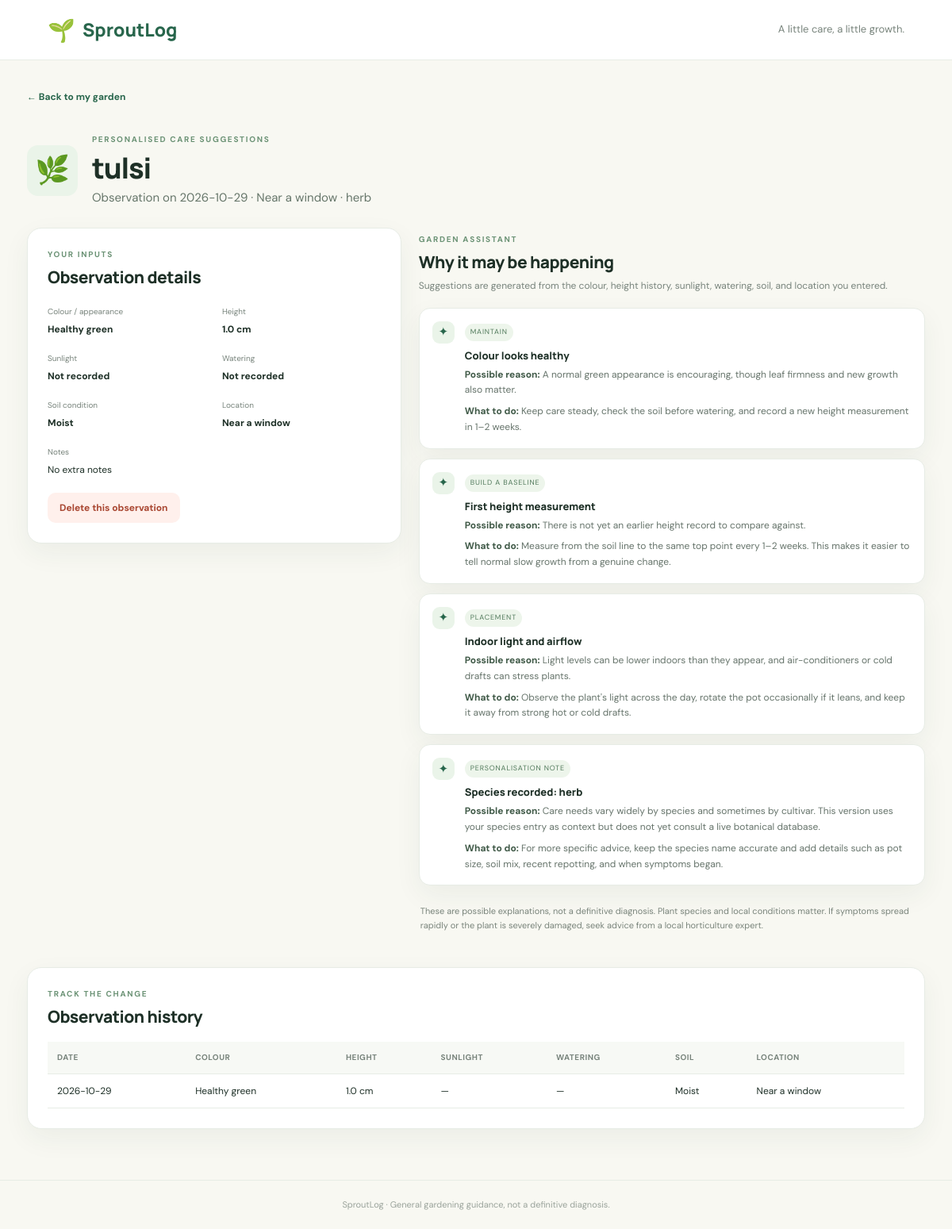
Screenshot of /plant/1 with the database file from the repository.
### tables this page shows
CREATE TABLE observations (
            id INTEGER PRIMARY KEY AUTOINCREMENT,
            plant_name TEXT NOT NULL,
            plant_species TEXT DEFAULT '',
            observation_date TEXT NOT NULL,
            colour TEXT NOT NULL,
            height_cm REAL,
            location TEXT NOT NULL,
            sunlight_hours REAL,
            watering_frequency TEXT DEFAULT '',
            soil_condition TEXT DEFAULT '',
            notes TEXT DEFAULT ''
        );

### app.py (the view)
@app.route("/plant/<int:observation_id>")
def plant_detail(observation_id):
    with get_db() as conn:
        row = conn.execute("SELECT * FROM observations WHERE id = ?", (observation_id,)).fetchone()
        if row is None:
            flash("Observation not found.", "error")
            return redirect(url_for("index"))
        history = conn.execute("SELECT * FROM observations WHERE plant_name = ? ORDER BY observation_date, id",
                               (row["plant_name"],)).fetchall()
    obs = dict(row)
    history = [dict(x) for x in history]
    recs = recommendations_for(obs, history)
    return render_template("detail.html", observation=obs, history=history, recs=recs)

### app.py (called while the page is built)
def get_db():
    conn = sqlite3.connect(DB_PATH)
    conn.row_factory = sqlite3.Row
    return conn

### templates/detail.html (shortened to what this page needs)
{% extends "base.html" %}
{% block content %}
<a class="back-link" href="{{ url_for('index') }}">← Back to my garden</a>
<section class="detail-hero"><div class="plant-avatar large">🌿</div><div><p class="eyebrow">PERSONALISED CARE SUGGESTIONS</p><h1>{{ observation.plant_name }}</h1><p class="hero-copy">Observation on {{ observation.observation_date }} · {{ observation.location }}{% if observation.plant_species %} · {{ observation.plant_species }}{% endif %}</p></div></section>
<section class="detail-grid"><div class="panel"><p class="eyebrow">YOUR INPUTS</p><h2>Observation details</h2><div class="detail-metrics">
<div><span>Colour / appearance</span><strong>{{ observation.colour }}</strong></div><div><span>Height</span><strong>{% if observation.height_cm is not none %}{{ observation.height_cm }} cm{% else %}Not recorded{% endif %}</strong></div>
<div><span>Sunlight</span><strong>{% if observation.sunlight_hours is not none %}{{ observation.sunlight_hours }} hours/day{% else %}Not recorded{% endif %}</strong></div><div><span>Watering</span><strong>{{ observation.watering_frequency or 'Not recorded' }}</strong></div>
<div><span>Soil condition</span><strong>{{ observation.soil_condition or 'Not recorded' }}</strong></div><div><span>Location</span><strong>{{ observation.location }}</strong></div>
<div class="wide"><span>Notes</span><strong class="notes-value">{{ observation.notes or 'No extra notes' }}</strong></div></div>
<form action="{{ url_for('delete_observation', observation_id=observation.id) }}" method="post" onsubmit="return confirm('Delete this observation?');"><button class="button danger" type="submit">Delete this observation</button></form></div>
<div class="recommendations"><p class="eyebrow">GARDEN ASSISTANT</p><h2>Why it may be happening</h2><p class="muted">Suggestions are generated from the colour, height history, sunlight, watering, soil, and location you entered.</p>
{% for rec in recs %}<article class="recommendation"><div class="rec-icon">✦</div><div><span class="priority">{{ rec.priority }}</span><h3>{{ rec.title }}</h3><p class="reason"><strong>Possible reason:</strong> {{ rec.reason }}</p><p><strong>What to do:</strong> {{ rec.action }}</p></div></article>{% endfor %}
<div class="disclaimer">These are possible explanations, not a definitive diagnosis. Plant species and local conditions matter. If symptoms spread rapidly or the plant is severely damaged, seek advice from a local horticulture expert.</div>
</div></section>
<section class="panel history-panel"><p class="eyebrow">TRACK THE CHANGE</p><h2>Observation history</h2><div class="history-table-wrap"><table><thead><tr><th>Date</th><th>Colour</th><th>Height</th><th>Sunlight</th><th>Watering</th><th>Soil</th><th>Location</th></tr></thead><tbody>{% for item in history %}<tr><td>{{ item.observation_date }}</td><td>{{ item.colour }}</td><td>{% if item.height_cm is not none %}{{ item.height_cm }} cm{% else %}—{% endif %}</td><td>{% if item.sunlight_hours is not none %}{{ item.sunlight_hours }} h{% else %}—{% endif %}</td><td>{{ item.watering_frequency or '—' }}</td><td>{{ item.soil_condition or '—' }}</td><td>{{ item.location }}</td></tr>{% endfor %}</tbody></table></div></section>
{% endblock %}

### templates/base.html (shortened to what this page needs)
<!doctype html>
<html lang="en">
<head>
  <link rel="stylesheet" href="{{ url_for('static', filename='style.css') }}">
</head>
<body>
  <header class="topbar">
    <a class="brand" href="{{ url_for('index') }}"><span class="brand-icon">🌱</span> SproutLog</a>
    <span class="tagline">A little care, a little growth.</span>
  </header>
  <main class="container">
    {% block content %}{% endblock %}
  </main>
  <footer>SproutLog · General gardening guidance, not a definitive diagnosis.</footer>
</body>
</html>

### static/style.css (style rules this page uses)
:root { --green:#28664c;--green-dark:#1e4e3a;--mint:#e9f4eb;--cream:#f8f8f2;--ink:#1e3027;--muted:#78847c;--line:#e7ece5;--white:#fff;--shadow:0 12px 34px rgba(32,69,47,.06) }
* { box-sizing:border-box }
body { margin:0;background:var(--cream);color:var(--ink);font-family:'DM Sans',sans-serif;font-size:15px;line-height:1.55 }
.topbar { height:76px;background:#fff;border-bottom:1px solid var(--line);display:flex;align-items:center;justify-content:space-between;padding:0 max(calc((100% - 1180px)/2),5%) }
.brand { font-family:Manrope,sans-serif;font-weight:800;font-size:23px;color:var(--green);text-decoration:none;display:flex;align-items:center;gap:9px }
.brand-icon { font-size:28px }
.tagline { color:var(--muted);font-size:13px }
.container { max-width:1180px;margin:0 auto;padding:34px 24px 64px }
.eyebrow { color:#6b9275;font-weight:700;font-size:10px;letter-spacing:1.7px;margin:0 0 7px }
.hero h1,.detail-hero h1 { font:800 clamp(28px,3vw,39px)/1.2 Manrope,sans-serif;margin:0 0 10px;letter-spacing:-1.2px }
.hero-copy { color:#66766a;margin:0;max-width:600px }
.panel,.plant-card,.empty-state { background:#fff;border:1px solid var(--line);border-radius:18px;padding:25px;box-shadow:var(--shadow) }
.section-heading h2,.panel h2,.recommendations h2 { font:750 21px Manrope,sans-serif;margin:0;letter-spacing:-.5px }
.button { display:inline-flex;align-items:center;justify-content:center;border:0;border-radius:10px;padding:11px 15px;text-decoration:none;font:700 12px 'DM Sans',sans-serif;cursor:pointer;transition:.2s }
.danger { background:#fff0ec;color:#a94732;margin-top:20px }
.plant-avatar { width:44px;height:44px;flex:0 0 44px;border-radius:14px;background:#eaf4e9;display:grid;place-items:center;font-size:25px }
.plant-avatar.large { width:64px;height:64px;flex-basis:64px;font-size:35px }
.metrics div,.detail-metrics div { min-width:0 }
.metrics span,.detail-metrics span { display:block;color:var(--muted);font-size:10px;margin-bottom:5px }
.metrics strong,.detail-metrics strong { display:block;font-size:12px;overflow-wrap:anywhere }
.text-link,.back-link { color:var(--green);font-weight:700;font-size:12px;text-decoration:none;white-space:nowrap }
.detail-hero { display:flex;align-items:center;gap:18px;padding:30px 0 25px }
.detail-hero h1 { margin-bottom:5px }
.back-link { display:inline-block;margin-bottom:6px }
.detail-grid { display:grid;grid-template-columns:minmax(280px,.85fr) minmax(0,1.15fr);gap:22px;align-items:start }
.detail-metrics { display:grid;grid-template-columns:1fr 1fr;gap:20px;margin-top:22px }
.notes-value { font-weight:400!important;white-space:pre-wrap }
.recommendations { padding:7px 0 }
.muted { color:var(--muted);font-size:12px;margin:7px 0 18px }
.recommendation { display:flex;gap:13px;background:#fff;border:1px solid var(--line);border-radius:14px;padding:16px;margin:12px 0;box-shadow:var(--shadow) }
.rec-icon { width:28px;height:28px;flex:0 0 28px;display:grid;place-items:center;border-radius:9px;background:#eaf4e9;color:var(--green) }
.recommendation h3 { font:750 13px Manrope,sans-serif;margin:2px 0 6px }
.recommendation p { font-size:12px;color:#66746b;margin:0;line-height:1.65 }
.history-panel { margin-top:24px }
.history-panel h2 { margin-bottom:18px }
.history-table-wrap { overflow-x:auto }
table { border-collapse:collapse;width:100%;font-size:12px }
th { text-align:left;color:var(--muted);font-size:10px;text-transform:uppercase;letter-spacing:.5px;background:#f7f9f5 }
th,td { padding:12px;border-bottom:1px solid var(--line);vertical-align:top }
td { max-width:260px;overflow-wrap:anywhere }
footer { text-align:center;color:#9aa39b;font-size:11px;padding:22px;border-top:1px solid var(--line) }
.priority { display:inline-block;font-size:9px;text-transform:uppercase;letter-spacing:.8px;color:#527a5c;background:#edf5eb;border-radius:20px;padding:4px 7px;margin-bottom:7px }
.recommendation .reason { margin-bottom:7px }
.recommendation strong { color:#405a48 }
.wide { grid-column:1/-1 }
.disclaimer { font-size:11px;color:#79847b;line-height:1.6;padding:12px 2px }

### rows the page displays
observations: plant_name "tulsi", observation_date "2026-10-29", location "Near a window", plant_species "herb", colour "Healthy green", height_cm "1.0", watering_frequency "Not recorded", soil_condition "Moist", notes "No extra notes", watering_frequency "—"

### other values shown
{{ rec.priority }} "MAINTAIN" "BUILD A BASELINE" "PLACEMENT" "PERSONALISATION NOTE"
{{ rec.title }} "Colour looks healthy" "First height measurement" "Indoor light and airflow" "Species recorded: herb"
{{ rec.reason }} "A normal green appearance is encouraging, though leaf firmness and new growth also matter." "There is not yet an earlier height record to compare against." "Light levels can be lower indoors than they appear, and air-conditioners or cold drafts can stress plants." "Care needs vary widely by species and sometimes by cultivar. This version uses your species entry as context but does not yet consult a live botanical database."
{{ rec.action }} "Keep care steady, check the soil before watering, and record a new height measurement in 1–2 weeks." "Measure from the soil line to the same top point every 1–2 weeks. This makes it easier to tell normal slow growth from a genuine change." "Observe the plant's light across the day, rotate the pot occasionally if it leans, and keep it away from strong hot or cold drafts." "For more specific advice, keep the species name accurate and add details such as pot size, soil mix, recent repotting, and when symptoms began."
